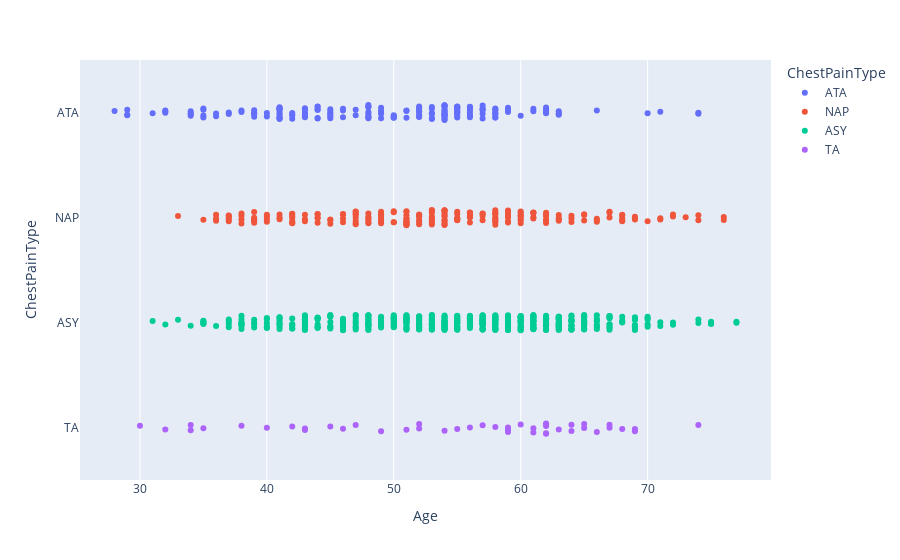

The cell this chart's notebook holds for it:
### Code cell
fig = px.strip(data, x="Age", y="ChestPainType", orientation="h", color="ChestPainType")
fig.show()

### Figure 1 — Plotly figure (JSON) as saved in the notebook; plotly's stock layout.template omitted (floating-point values rounded to 4 significant figures; data arrays with more than 128 entries replaced by an {"elided": "..."} marker saying what was removed)
{"data": [{"alignmentgroup": "True", "boxpoints": "all", "fillcolor": "rgba(255,255,255,0)", "hoveron": "points", "hovertemplate": "ChestPainType=%{y}<br>Age=%{x}<extra></extra>", "legendgroup": "ATA", "line": {"color": "rgba(255,255,255,0)"}, "marker": {"color": "#636efa"}, "name": "ATA", "offsetgroup": "ATA", "orientation": "h", "pointpos": 0, "showlegend": true, "type": "box", "x": {"elided": "173 int values"}, "x0": " ", "xaxis": "x", "y": {"elided": "173 str values"}, "y0": " ", "yaxis": "y"}, {"alignmentgroup": "True", "boxpoints": "all", "fillcolor": "rgba(255,255,255,0)", "hoveron": "points", "hovertemplate": "ChestPainType=%{y}<br>Age=%{x}<extra></extra>", "legendgroup": "NAP", "line": {"color": "rgba(255,255,255,0)"}, "marker": {"color": "#EF553B"}, "name": "NAP", "offsetgroup": "NAP", "orientation": "h", "pointpos": 0, "showlegend": true, "type": "box", "x": {"elided": "203 int values"}, "x0": " ", "xaxis": "x", "y": {"elided": "203 str values"}, "y0": " ", "yaxis": "y"}, {"alignmentgroup": "True", "boxpoints": "all", "fillcolor": "rgba(255,255,255,0)", "hoveron": "points", "hovertemplate": "ChestPainType=%{y}<br>Age=%{x}<extra></extra>", "legendgroup": "ASY", "line": {"color": "rgba(255,255,255,0)"}, "marker": {"color": "#00cc96"}, "name": "ASY", "offsetgroup": "ASY", "orientation": "h", "pointpos": 0, "showlegend": true, "type": "box", "x": {"elided": "496 int values"}, "x0": " ", "xaxis": "x", "y": {"elided": "496 str values"}, "y0": " ", "yaxis": "y"}, {"alignmentgroup": "True", "boxpoints": "all", "fillcolor": "rgba(255,255,255,0)", "hoveron": "points", "hovertemplate": "ChestPainType=%{y}<br>Age=%{x}<extra></extra>", "legendgroup": "TA", "line": {"color": "rgba(255,255,255,0)"}, "marker": {"color": "#ab63fa"}, "name": "TA", "offsetgroup": "TA", "orientation": "h", "pointpos": 0, "showlegend": true, "type": "box", "x": [43, 43, 35, 34, 46, 62, 57, 47, 30, 55, 54, 32, 62, 67, 62, 67, 65, 49, 62, 61, 68, 74, 62, 61, 64, 40, 59, 60, 63, 42, 59, 66, 51, 56, 38, 65, 69, 34, 69, 52, 59, 58, 52, 59, 64, 45], "x0": " ", "xaxis": "x", "y": ["TA", "TA", "TA", "TA", "TA", "TA", "TA", "TA", "TA", "TA", "TA", "TA", "TA", "TA", "TA", "TA", "TA", "TA", "TA", "TA", "TA", "TA", "TA", "TA", "TA", "TA", "TA", "TA", "TA", "TA", "TA", "TA", "TA", "TA", "TA", "TA", "TA", "TA", "TA", "TA", "TA", "TA", "TA", "TA", "TA", "TA"], "y0": " ", "yaxis": "y"}], "layout": {"boxmode": "overlay", "legend": {"title": {"text": "ChestPainType"}, "tracegroupgap": 0}, "margin": {"t": 60}, "xaxis": {"anchor": "y", "domain": [0, 1], "title": {"text": "Age"}}, "yaxis": {"anchor": "x", "categoryarray": ["TA", "ASY", "NAP", "ATA"], "categoryorder": "array", "domain": [0, 1], "title": {"text": "ChestPainType"}}}}
